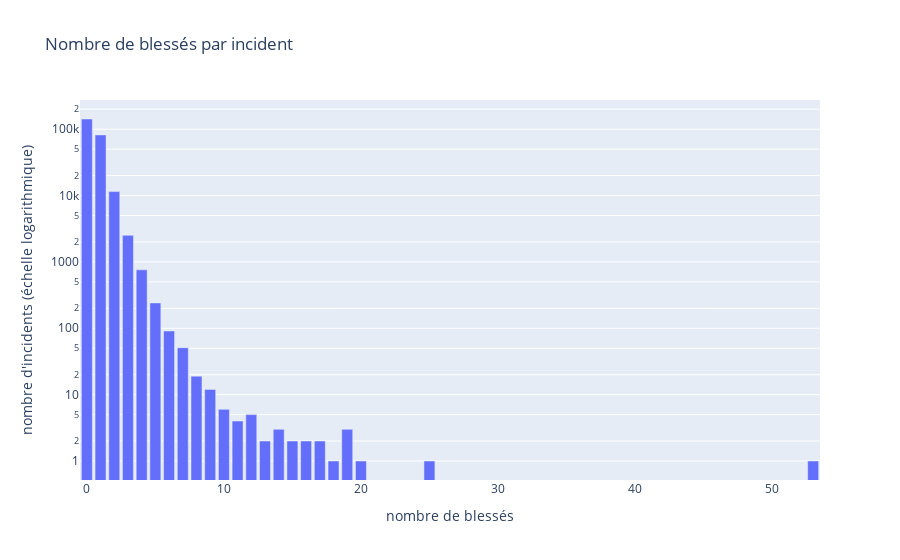

The notebook cell this image was saved under:
### Code cell
fig4 = px.bar(updated_base, x=sorted(pd.unique(updated_base['n_injured'])), y=updated_base.groupby(updated_base['n_injured']).count()['incident_id'],
              labels={"x":"nombre de blessés", "y":"nombre d'incidents (échelle logarithmique)"},
              title="Nombre de blessés par incident",
              log_y=True)

fig4

### Figure 1 — Plotly figure (JSON) as saved in the notebook; plotly's stock layout.template omitted (floating-point values rounded to 4 significant figures)
{"data": [{"alignmentgroup": "True", "hovertemplate": "nombre de blessés=%{x}<br>nombre d'incidents (échelle logarithmique)=%{y}<extra></extra>", "legendgroup": "", "marker": {"color": "#636efa", "pattern": {"shape": ""}}, "name": "", "offsetgroup": "", "orientation": "v", "showlegend": false, "textposition": "auto", "type": "bar", "x": [0, 1, 2, 3, 4, 5, 6, 7, 8, 9, 10, 11, 12, 13, 14, 15, 16, 17, 18, 19, 20, 25, 53], "xaxis": "x", "y": [142487, 81986, 11484, 2513, 760, 241, 91, 51, 19, 12, 6, 4, 5, 2, 3, 2, 2, 2, 1, 3, 1, 1, 1], "yaxis": "y"}], "layout": {"barmode": "relative", "legend": {"tracegroupgap": 0}, "title": {"text": "Nombre de blessés par incident"}, "xaxis": {"anchor": "y", "domain": [0, 1], "title": {"text": "nombre de blessés"}}, "yaxis": {"anchor": "x", "domain": [0, 1], "title": {"text": "nombre d'incidents (échelle logarithmique)"}, "type": "log"}}}
